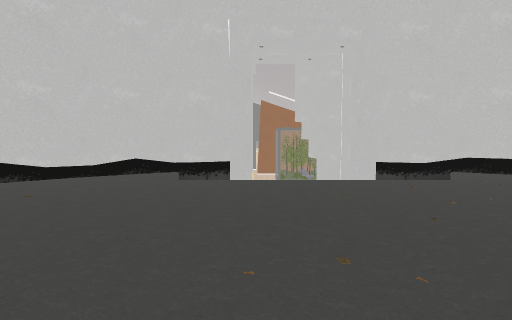
View 1 (above)

12 first-person views from a walk through a Unity game level. The camera is 1.2 m above the floor, tilts 4° down and sees 75° across. The floor is counted in squares, 2 m on a side. Each view is taken from the middle of a square. On the plan, view 1 faces up. The plan holds only what a view shows up to about 10 squares ahead; the rest is blank. The place goes on beyond the plan. The player is left out. Some surface patterns are stand-ins.

View 2
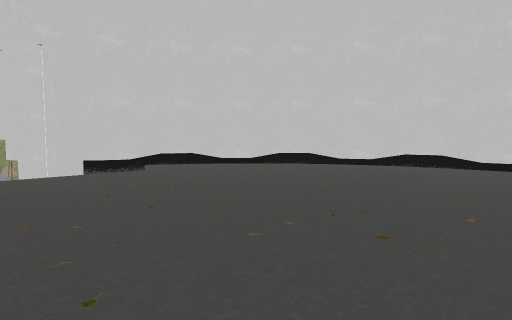

View 3
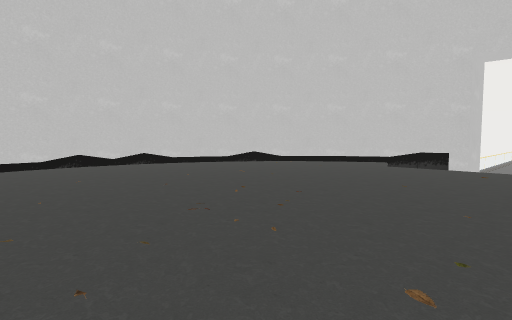

View 4
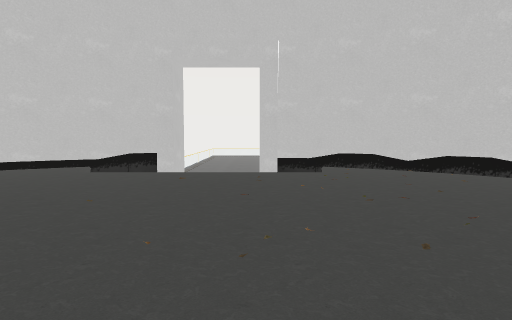

View 5
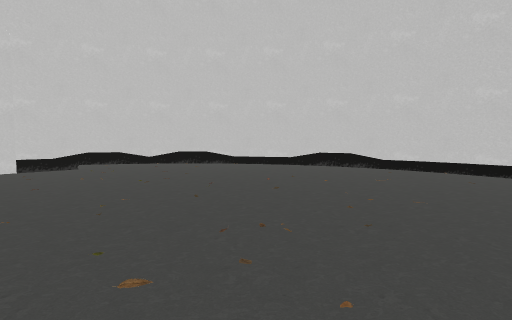

View 6
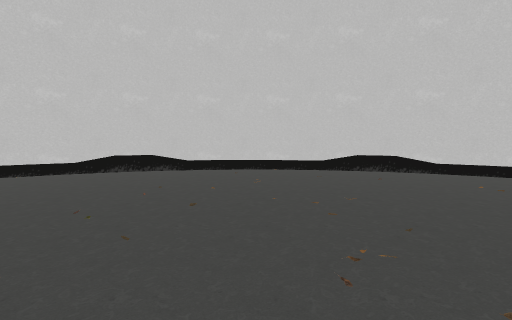

View 7
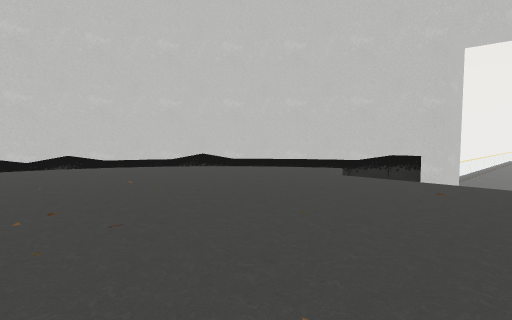

View 8
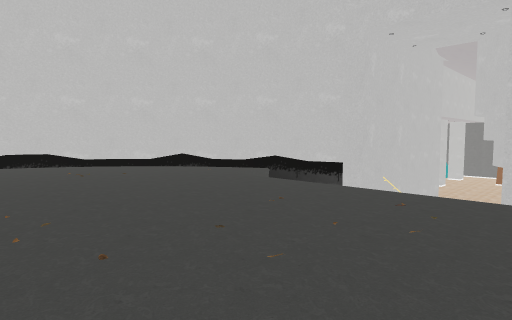

View 9
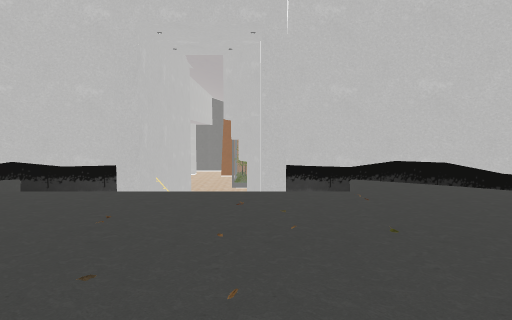

View 10
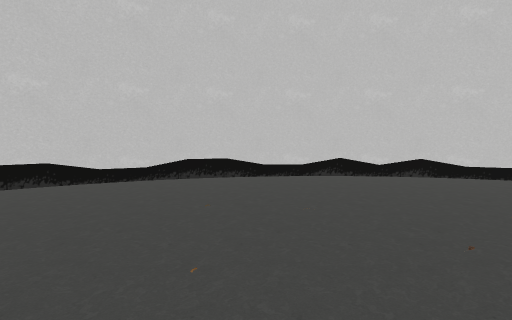

View 11
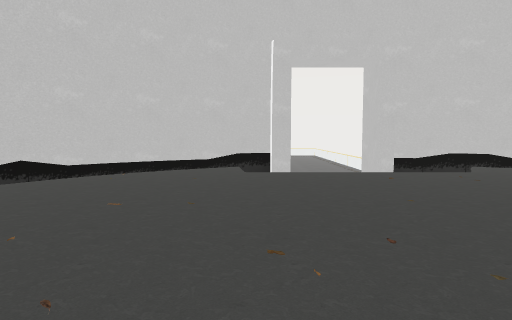

View 12
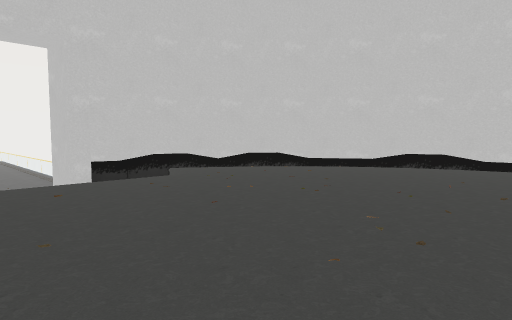

### Floor plan
Key: @ floor where view 1 was taken; # wall or solid block; . main floor; - floor 1.25 m lower than the main floor; / step, stairs or slope; = window, fence, low wall or low ledge; v drop or lower ground; O other object.
Columns run from 8 left of view 1 to 10 right of it. Each row starts with its distance up from view 1.
 11         #
 10         # v
  9         # #
  8      ###O ####
  7              ##
  6
  5      /////////
  4  #  /........./  #
  3  #  /........./  #
  2  # /.........../ #
  1 #  =...........=  #
  0 #  .....@....../  #
 -1 #  =...........=  #
 -2 #  /.........../  #
 -3  #  /........./  #
 -4  #  /........./  #
 -5   #  /////////  #
 -6   #             #
 -7    ##         ##
 -8      ###  # ##
 -9        v--##
-10         ---
-11        v---v

Where each view was taken, in squares from view 1:
view 1: 0 up, 0 right, facing up
view 2: 1 down, 0 right, facing up-right
view 3: 2 up, 0 right, facing down-right
view 4: 1 up, 0 right, facing down
view 5: 2 up, 1 right, facing down-left
view 6: 0 up, 1 right, facing left
view 7: 0 up, 0 right, facing down-right
view 8: 1 up, 3 right, facing up-left
view 9: 1 up, 2 right, facing up
view 10: 1 up, 2 right, facing right
view 11: 1 up, 3 right, facing down
view 12: 0 up, 2 right, facing down-left
